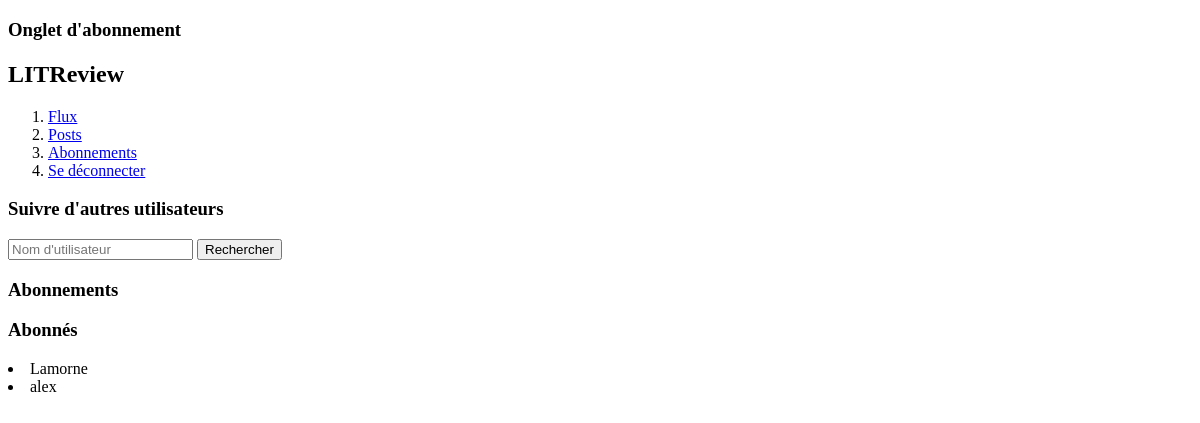
The page /follow/ (signed in) on the database as committed earlier.
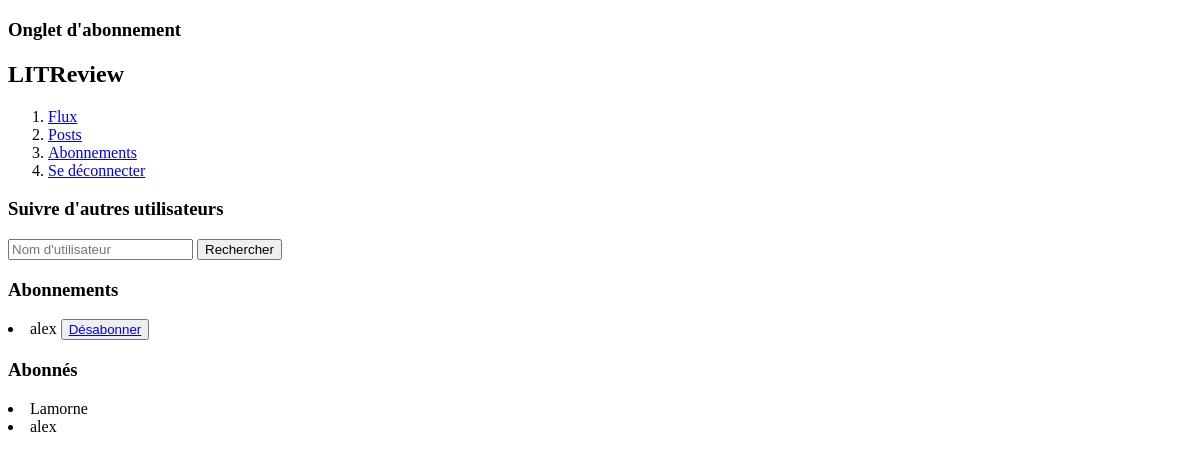
The same page on the database as committed later.
### website/models.py (models this page shows)
class UserFollows(models.Model):
    user = models.ForeignKey(to=settings.AUTH_USER_MODEL, on_delete=models.CASCADE, related_name='following')
    followed_user = models.ForeignKey(to=settings.AUTH_USER_MODEL, on_delete=models.CASCADE, related_name='followed_by')
    class Meta:
        unique_together = ('user', 'followed_user', )
        verbose_name = 'Abonné'

### accounts/models.py (models this page shows, shortened)
class User(AbstractUser):
    objects = UserManager()
    USERNAME_FIELD = 'username'

### website/views.py (the view)
# urls.py: path('follow/', follow_page, name='page_abonnement'),
def follow_page(request):
    if request.user.is_authenticated:
        current_user = request.user.id
        user_followed = UserFollows.objects.filter(followed_user_id=current_user)
        follower = UserFollows.objects.filter(user_id=current_user)
        return render(request, 'follow_page.html', {'user_followed': user_followed,
                                                'follower': follower})
    else:
        messages.success(request, 'Vous devez être connecter pour accéder à cette page...')
        return redirect('connexion')

### website/templates/follow_page.html (shortened to what this page needs)
{% extends 'base_user.html' %}
{% block subtitle %}Onglet d'abonnement{% endblock %}
{% block content %}
    <div>
        <h3>Suivre d'autres utilisateurs</h3>
       {% include 'search_field.html' %}
    </div>
    <div>
        <h3>Abonnements</h3>
        {% for user in user_followed %}
            <li>
                {{ user.user }}
                <button type="button"><a href="{% url "désabonner" pk=user.user_id %}">Désabonner</a></button>
            </li>
        {% endfor %}
    </div>
    <div>
        <h3>Abonnés</h3>
        {% for user in follower %}
            <li>{{ user.followed_user }}</li>
        {% endfor %}
    </div>
{% endblock %}

### templates/base_user.html (shortened to what this page needs)
{% load static %}
<!DOCTYPE html>
<html lang="fr">
<head>
</head>
<div>
    <h3>
        {% block subtitle %}{% endblock %}
    </h3>
</div>
<nav>
    {% block navbar %}
        <h2>LITReview</h2>
        <ol>
            <li><a href="{% url 'flux' %}">Flux</a></li>
            <li><a href="{% url 'posts' %}">Posts</a></li>
            <li><a href="{% url 'page_abonnement' %}">Abonnements</a></li>
            <li><a href="{% url 'déconnexion' %}">Se déconnecter</a></li>
        </ol>
    {% endblock navbar %}
</nav>
<body>
    <div>
        {% block content %}{% endblock %}
    </div>
</body>
</html>

### website/templates/search_field.html (shortened to what this page needs)
 <form method="post" action="{% url 'utilisateur_recherché' %}">
     <input type="search" placeholder="Nom d'utilisateur" name="search">
     <button type="submit">Rechercher</button>
 </form>

Rows that differ between the two databases and show on the page:
added UserFollows: user "alex", shown under "Abonnements"
